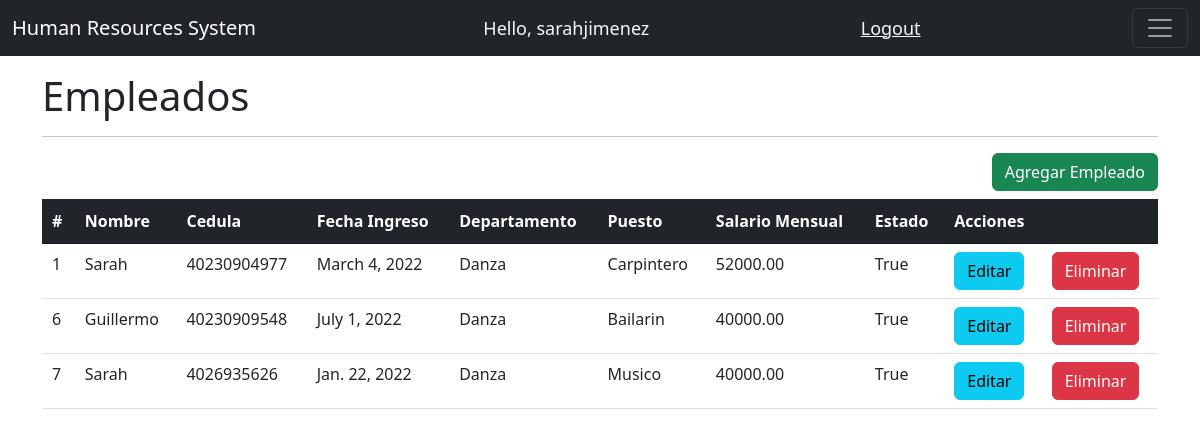
/empleados/ (signed in), run on an earlier commit of the app's database.
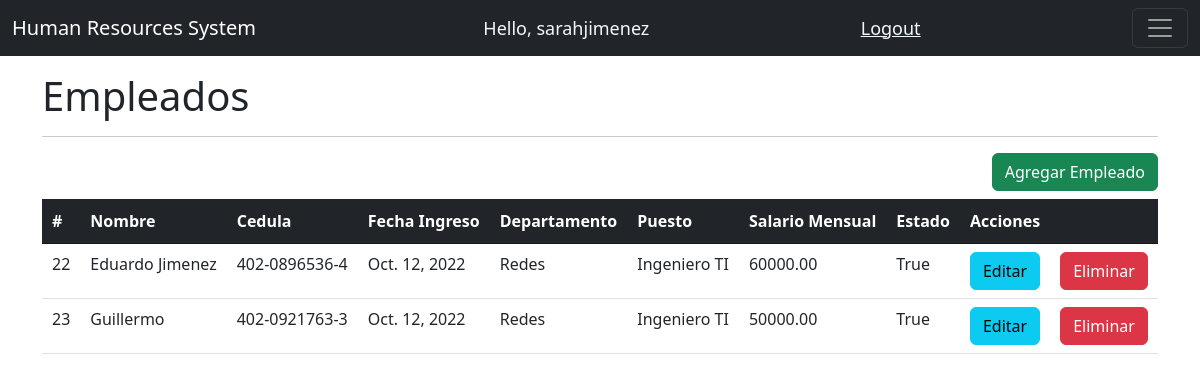
And on a later commit of the database.
### system/models.py (models this page shows, shortened)
class Empleados(models.Model):
    nombre=models.CharField(max_length=75, null=True)
    cedula=models.CharField(max_length=13, null=True, unique=True)
    fechaIngreso=models.DateField(auto_now_add=False, null=True, verbose_name='Fecha de Ingreso')
    departamento=models.CharField(max_length=50, null=True)
    puesto=models.ForeignKey(Puestos, on_delete=models.CASCADE, null=True)
    salarioMensual=models.DecimalField(max_digits=10, decimal_places=2)
    estado=models.BooleanField(default=False)

class Puestos(models.Model):
    NIVELRIESGO = {
        ('Alto', 'Alto'),
        ('Medio', 'Medio'),
        ('Bajo', 'Bajo')
    }
    puesto=models.CharField(max_length=50, null=True)
    nivelRiesgo=models.CharField(max_length=5, null=True, choices=NIVELRIESGO)
    nivelMinimoSalario=models.DecimalField(max_digits=10, decimal_places=2)
    nivelMaximoSalario=models.DecimalField(max_digits=10, decimal_places=2)
    estado=models.BooleanField(default=False)
    def __str__(self):
        return self.puesto

### system/decorators.py (the view)
        def wrapper_func(request, *args, **kwargs):
            group = None
            if request.user.groups.exists():
                group = request.user.groups.all()[0].name
            if group in allowed_roles:
                return view_func(request, *args, **kwargs)
            else:
                return HttpResponse('No estas autorizado para ver esta pagina')

### system/views.py (called while the page is built)
@login_required(login_url='loginPage')
@allowed_users(allowed_roles=['admin'])
def empleados(request):
    empleados = Empleados.objects.all()
    return render(request, 'system/empleados.html', {'empleados': empleados})

### system/templates/system/empleados.html
{% extends 'system/main.html' %}
{% block content %}
<br>
<h1>Empleados</h1>
<hr>
<div class="modal-footer">
    <a class="btn btn-success" href="{% url 'registrarEmpleado' %}" role="button">Agregar Empleado</a>
    </div>
    <div class="table-responsive py-2">
        <table class="table" id="table_id">
          <thead class="table-dark">
            <tr>
                <th scope="col">#</th>
                <th scope="col">Nombre</th>
                <th scope="col">Cedula</th>
                <th scope="col">Fecha Ingreso</th>
                <th scope="col">Departamento</th>
                <th scope="col">Puesto</th>
                <th scope="col">Salario Mensual</th>
                <th scope="col">Estado</th>
                <th scope="col" colspan="2">Acciones</th>
              </tr>
         </thead>
          <tbody>
            {% for i in empleados %}
            <tr>
                <td>{{i.id}} </td>
                <td>{{i.nombre}} </td>
                <td>{{i.cedula}}</td>
                <td>{{i.fechaIngreso}} </td>
                <td>{{i.departamento}} </td>
                <td>{{i.puesto}} </td>
                <td>{{i.salarioMensual}} </td>
                <td>{{i.estado}} </td>
                <td><a href="/editarEmpleado/{{i.id}}" class="btn btn-info">Editar</a></td>
                <td><a href="/eliminarEmpleado/{{i.id}}" class="btn btn-danger">Eliminar</a></td>
              </tr>
              {% endfor %}
          </tbody>
        </table>
{% endblock %}

What changed in the data, as far as the page shows it:
removed Empleados: id "1", nombre "Sarah", cedula "40230904977", fechaIngreso "March 4, 2022", departamento "Danza", puesto "Carpintero", salarioMensual "52000.00", estado "True"
removed Empleados: id "6", nombre "Guillermo", cedula "40230909548", fechaIngreso "July 1, 2022", departamento "Danza", puesto "Bailarin", salarioMensual "40000.00", estado "True"
removed Empleados: id "7", nombre "Sarah", cedula "4026935626", fechaIngreso "Jan. 22, 2022", departamento "Danza", puesto "Musico", salarioMensual "40000.00", estado "True"
added Empleados: id "22", nombre "Eduardo Jimenez", cedula "402-0896536-4", fechaIngreso "Oct. 12, 2022", departamento "Redes", puesto "Ingeniero TI", salarioMensual "60000.00", estado "True"
added Empleados: id "23", nombre "Guillermo", cedula "402-0921763-3", fechaIngreso "Oct. 12, 2022", departamento "Redes", puesto "Ingeniero TI", salarioMensual "50000.00", estado "True"
